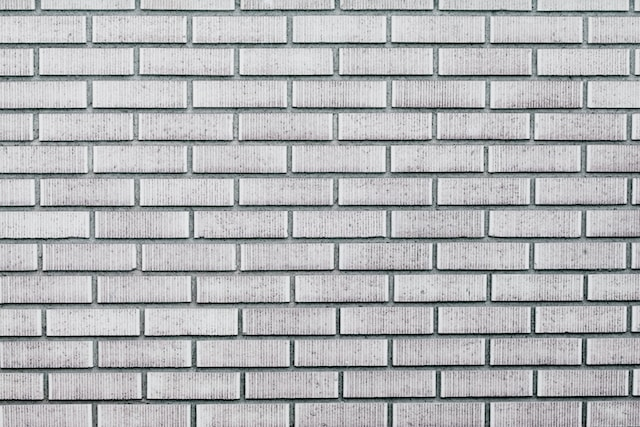
#> input picture wall.jpg, 640 x 427 px
$ python main.py
#> lines starting #> are read from the running program, lines starting #| are printed output that depends on the picture; after the words box and inside, x2 and y2 are one past the last pixel; in counts of white or black regions, pixels touching at a corner belong together
# Python program to illustrate
# corner detection with
# Shi-Tomasi Detection Method

# organizing imports
import cv2
import numpy as np


img = cv2.imread('wall.jpg')
#> img is the input picture: shape (427, 640, 3); mean B, G, R 182.3, 179.9, 178.7

# convert image to grayscale
gray_img = cv2.cvtColor(img, cv2.COLOR_BGR2GRAY)

# Shi-Tomasi corner detection function
# We are detecting only 100 best corners here
# You can change the number to get desired result.
corners = cv2.goodFeaturesToTrack(gray_img, 100, 0.01, 10)
#> corners = 100 rows, first 8: [536, 331], [588, 298], [627, 394], [341, 332], [492, 299], [531, 394], [491, 363], [147, 397]

# convert corners values to integer
# So that we will be able to draw circles on them
corners = np.int64(corners)

# draw red color circles on all corners
for i in corners:
    x, y = i.ravel()
    cv2.circle(img, (x, y), 5, (0, 0, 0), -1)
#> this loop made 100 passes
#> (x, y) on passes 1 to 12: (536, 331), (588, 298), (627, 394), (341, 332), (492, 299), (531, 394), (491, 363), (147, 397), (344, 396), (240, 203), (580, 363), (295, 364)
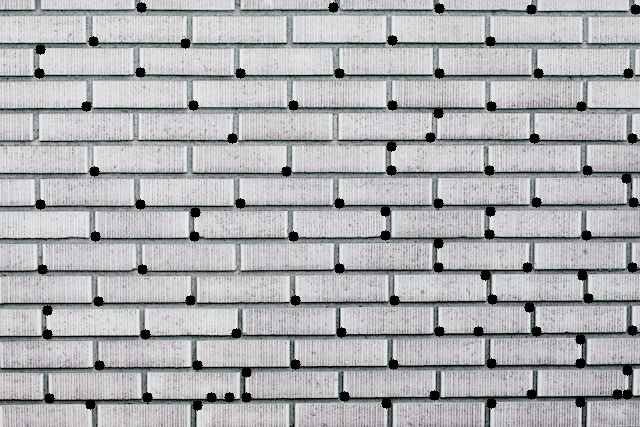
#> img: shape (427, 640, 3); 2.96% of pixels changed, all inside (x1, y1, x2, y2) = (34, 2, 640, 411)

# resulting image
cv2.imshow("Corner Detection",img)
# De-allocate any associated memory usage
if (cv2.waitKey(0) & 0xff == 27):
#> (key Esc is pressed here)
    cv2.destroyAllWindows()
